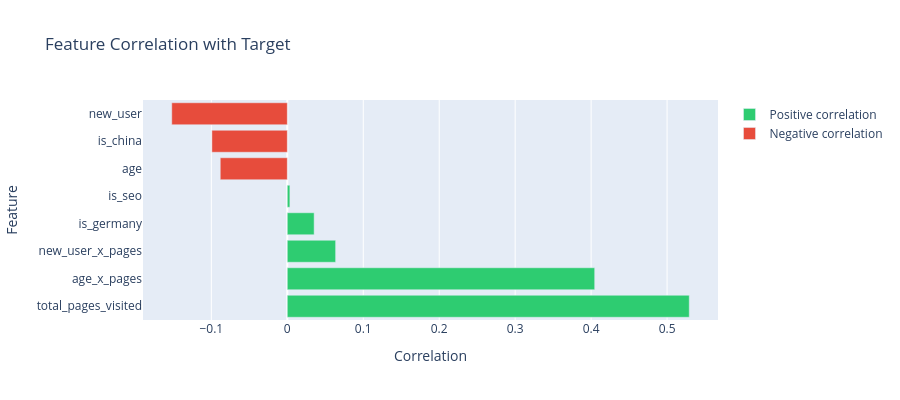

Notebook cell for this chart:
### Code cell
numeric_cols = train_enhanced.select_dtypes(include=[np.number]).columns
correlations = (
    train_enhanced[numeric_cols].corr()[TARGET]
    .sort_values(ascending=False)
)

# WHY: two separate traces needed so Plotly generates a legend entry per color
corr_vals = correlations.values[1:]
corr_names = correlations.index[1:]
pos_mask = corr_vals > 0
neg_mask = ~pos_mask

fig = go.Figure()

fig.add_trace(go.Bar(
    x=corr_vals[pos_mask],
    y=corr_names[pos_mask],
    orientation="h",
    marker_color="#2ecc71",
    name="Positive correlation",
))

fig.add_trace(go.Bar(
    x=corr_vals[neg_mask],
    y=corr_names[neg_mask],
    orientation="h",
    marker_color="#e74c3c",
    name="Negative correlation",
))

fig.update_layout(
    title="Feature Correlation with Target",
    height=400,
    xaxis_title="Correlation",
    yaxis_title="Feature",
)
fig.write_image(PLOT_DIR / "08_feature_correlation.png", width=800, height=400, scale=2)
fig.show()

### Figure 1 — Plotly figure (JSON) as saved in the notebook; plotly's stock layout.template omitted (floating-point values rounded to 4 significant figures)
{"data": [{"marker": {"color": "#2ecc71"}, "name": "Positive correlation", "orientation": "h", "type": "bar", "x": [0.5292, 0.4047, 0.06364, 0.03535, 0.003411], "y": ["total_pages_visited", "age_x_pages", "new_user_x_pages", "is_germany", "is_seo"]}, {"marker": {"color": "#e74c3c"}, "name": "Negative correlation", "orientation": "h", "type": "bar", "x": [-0.08827, -0.09928, -0.1521], "y": ["age", "is_china", "new_user"]}], "layout": {"height": 400, "title": {"text": "Feature Correlation with Target"}, "xaxis": {"title": {"text": "Correlation"}}, "yaxis": {"title": {"text": "Feature"}}}}
